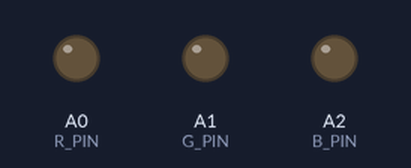
A sketch run on a simulated Arduino Uno, built with avr-gcc and run on an emulated ATmega328P. Shown: output pins drawn as LEDs (lit = HIGH). Random numbers use the default seed unless the sketch sets one.

Above: at 0.15 s.
At 4.6 s:
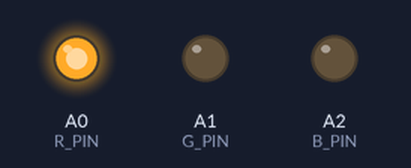
At 13.6 s:
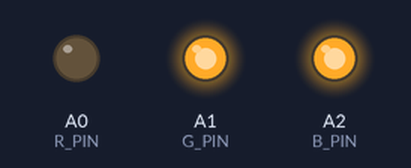
At 18.4 s:
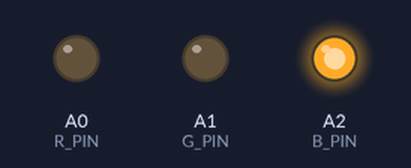
At 22.0 s:
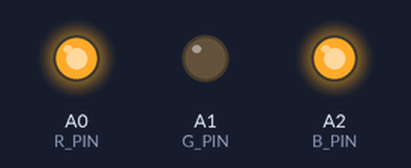
At 39.4 s:
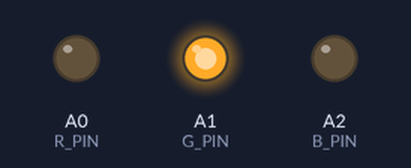
Timing chart, 0 to 40.0 s (numbered marks = the images above):
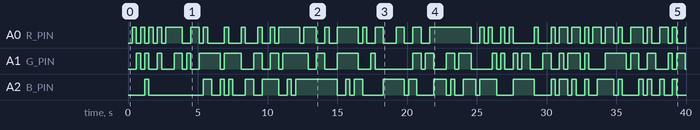

Measured:
- by itself, A0 (R_PIN): LOW → HIGH at 0.30 s, → LOW 0.30 s later, → HIGH 0.30 s later, → LOW 0.30 s later, … (73 changes in this stretch)
- by itself, A1 (G_PIN): LOW → HIGH at 0.60 s, → LOW 0.30 s later, → HIGH 0.30 s later, → LOW 0.30 s later, … (60 changes in this stretch)
- by itself, A2 (B_PIN): LOW → HIGH at 1.2 s, → LOW 0.30 s later, → HIGH 3.9 s later, → LOW 0.60 s later, … (54 changes in this stretch)

The sketch:

LEDtest.ino
```cpp
#define R_PIN A0
#define G_PIN A1
#define B_PIN A2

void setup() {
  // put your setup code here, to run once:
  pinMode(R_PIN, OUTPUT);
  pinMode(G_PIN, OUTPUT);
  pinMode(B_PIN, OUTPUT);
}

void loop() {
  // put your main code here, to run repeatedly:
  delay(300);
  analogWrite(R_PIN, rand() % 255);
  analogWrite(G_PIN, rand() % 255);
  analogWrite(B_PIN, rand() % 255);

}
```
